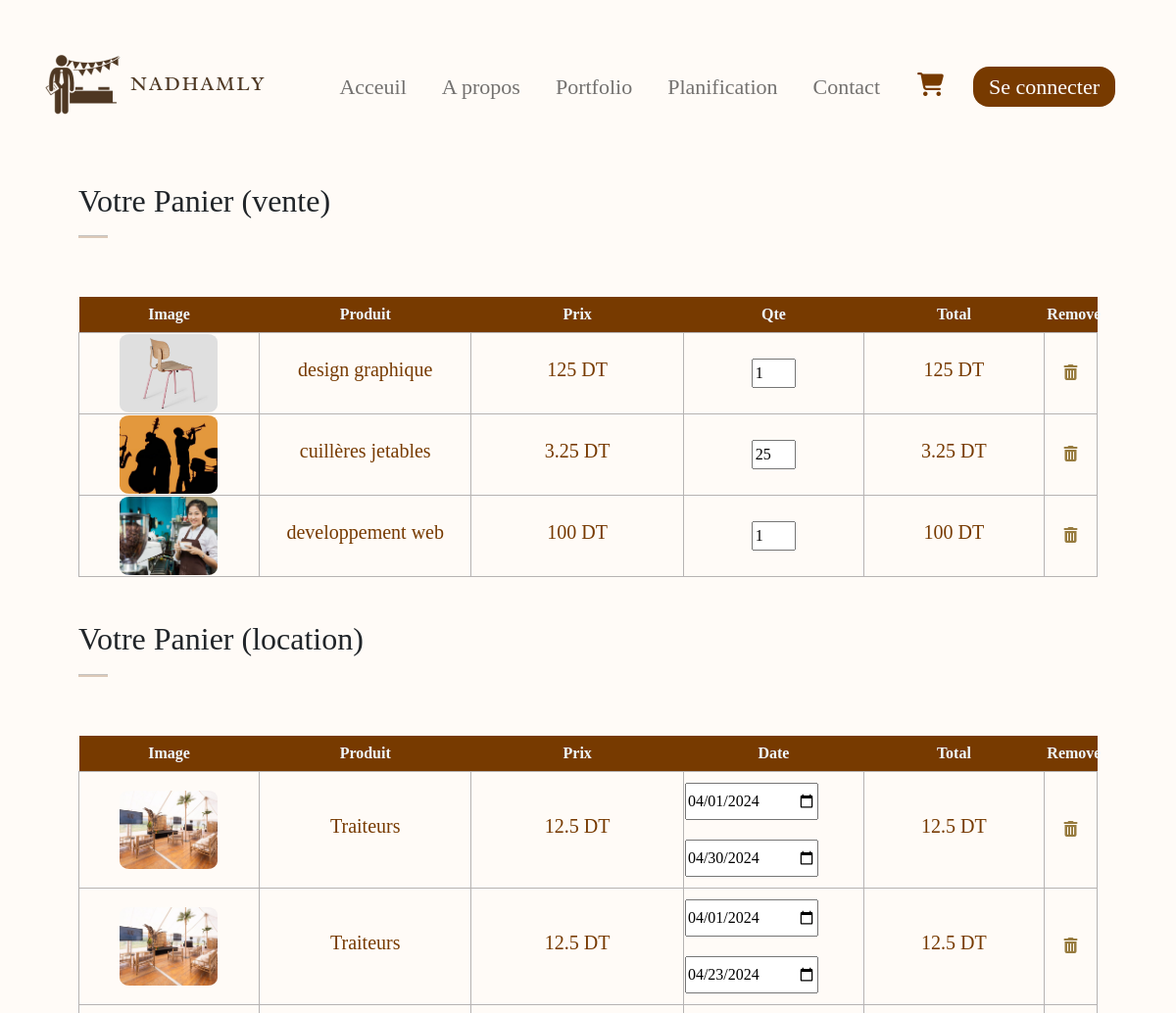
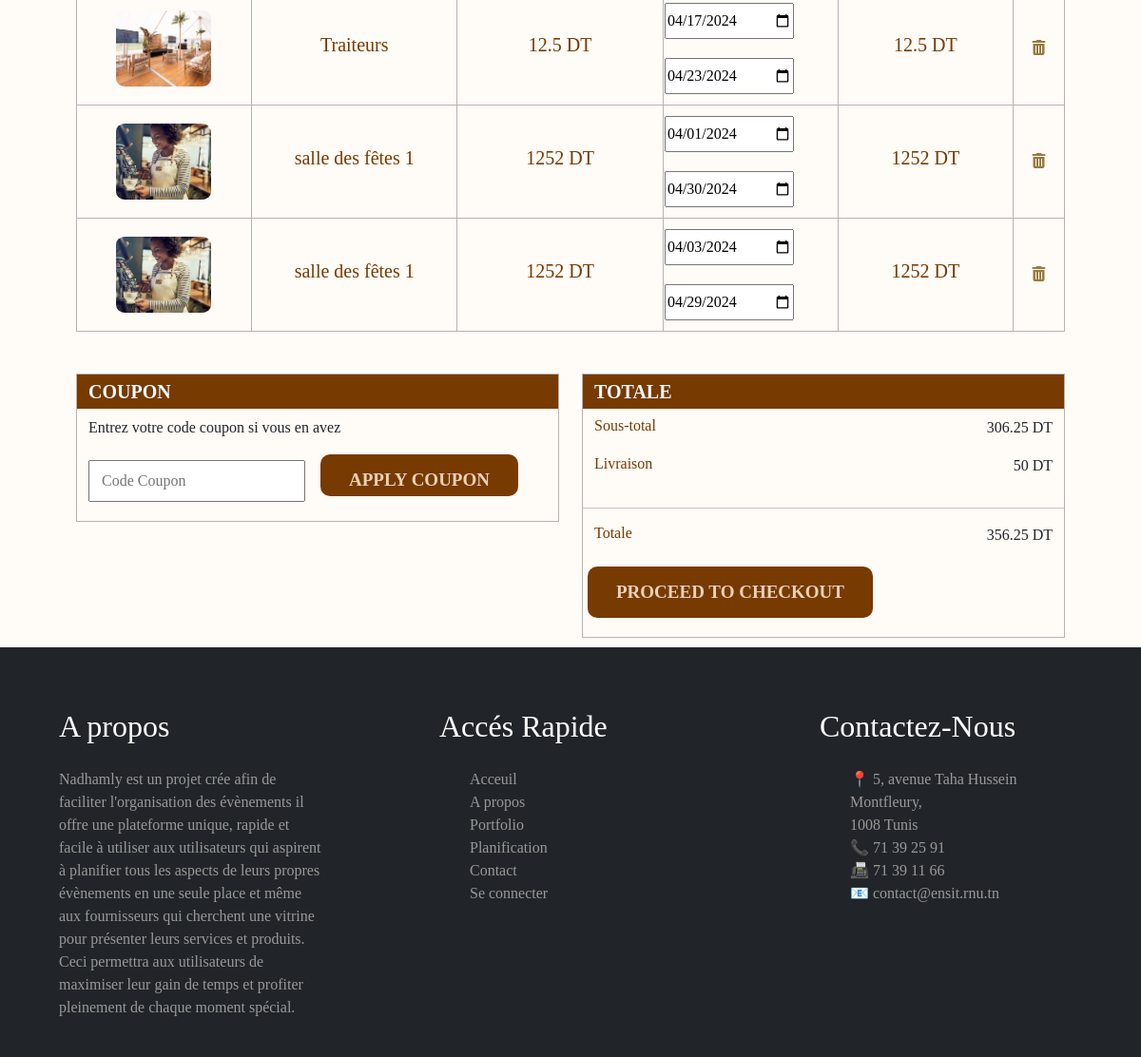
Screenshot of /panier_best.php with the database file from the repository (2 pictures, top to bottom).
### tables this page shows
CREATE TABLE `panier` (
  `id_panier` int(11) NOT NULL,
  `id_user` int(11) NOT NULL,
  `id_equipe` varchar(60) DEFAULT NULL,
  `id` varchar(15) DEFAULT NULL,
  `quantite` int(4) NOT NULL,
  `date_debut` date DEFAULT NULL,
  `date_fin` date DEFAULT NULL,
  `date_ajout` timestamp NOT NULL DEFAULT current_timestamp()
);

CREATE TABLE `articles` (
  `id` varchar(15) NOT NULL,
  `libelle` varchar(30) NOT NULL,
  `description` varchar(300) NOT NULL,
  `nombre` int(11) NOT NULL,
  `prix` float NOT NULL,
  `image1` varchar(100) DEFAULT 'image_default.png',
  `image2` varchar(100) DEFAULT 'image_default.png',
  `image3` varchar(100) DEFAULT 'image_default.png',
  `categorie` varchar(20) NOT NULL,
  `dispo` int(11) NOT NULL DEFAULT 1,
  `motif` varchar(9) NOT NULL,
  `id_frs` int(11) NOT NULL
);

### panier_best.php (the view, shortened to what this page needs)
<?php
$conn = mysqli_connect('localhost', 'root', '', 'event_app_planner') or die('Connexion à la base de donnée impossible!');
$userId = 19;
$articles = fetchArticles($conn, $userId);
function fetchArticles($conn, $userId)
{
    $query = "SELECT a.id, a.libelle, a.prix, a.image1, a.motif, p.quantite, p.date_debut, p.date_fin FROM articles a ";
    $query .= "JOIN panier p ON a.id = p.id ";
    $query .= "WHERE p.id_user = '$userId'";
    $result = mysqli_query($conn, $query);
    $articles = [];
    while ($row = mysqli_fetch_assoc($result)) {
        $articles[] = $row;
    }
    return $articles;
}
function calculateTotal($price, $quantity)
{
    return $price * $quantity;
}
$articlesLocation = [];
$articlesVente = [];
foreach ($articles as $article) {
    if ($article['motif'] === "Location") {
        $articlesLocation[] = $article;
    } else if ($article['motif'] === "Vente") {
        $articlesVente[] = $article;
    }
}
?>
<!DOCTYPE html>
<html lang="en">
<head>
    <link href="https://cdn.jsdelivr.net/npm/bootstrap@5.2.1/dist/css/bootstrap.min.css" rel="stylesheet">
    <link rel="stylesheet" href="https://pro.fontawesome.com/releases/v5.10.0/css/all.css">
    <link rel="stylesheet" href="css/index.css" type="text/css">
    <link rel="stylesheet" href="css/panier.css" type="text/css">
    <link rel="stylesheet" href="css/dropdown.css" type="text/css">
</head>
<body>
    <nav class="navbar navbar-expand-lg bg-transparent">
    <div class="container-fluid">
      <a class="navbar-brand" href="index.html"><img src="images/logo.png" alt="logo Nadhamly"></a>
      <div class="sidebar offcanvas offcanvas-start" tabindex="-1" id="offcanvasNavbar" aria-labelledby="offcanvasNavbarLabel">
        <div class="offcanvas-body">
          <ul class="navbar-nav justify-content-end align-items-center flex-grow-1 pe-3">
            <li class="nav-item">
              <a class="nav-link  fontradley bold" aria-current="page" href="index.php">Acceuil</a>
            </li>
            <li class="nav-item">
              <a class="nav-link  fontradley bold" href="Apropos.php">A propos</a>
            </li>
            <li class="nav-item">
              <a class="nav-link  fontradley bold" href="portfolio.php">Portfolio</a>
            </li>
            <li class="nav-item fontradley">
              <a class="nav-link  bold" href="planification.php">Planification</a>
            </li>
            <li class="nav-item">
              <a class="nav-link fontradley  bold" href="contact.php">Contact</a>
            </li>
            <li class="nav-item">
              <a href="panier.php" class="cart-link">
                <i class="fa-solid fa-cart-shopping icon-style"></i>
              </a>
            </li>
            <li class="nav-item">
              <?php if (isset($_SESSION["utilisateur"])) { ?>
                <div class="profile-dropdown">
                  <div onclick="toggle()" class="profile-img" id="image-container">
                    <?php if (!empty($pdp)) { ?>
                      <img src="<?php echo $pdp; ?>" style="border-radius: 50%; overflow: hidden; width: 55px; height: 55px; object-fit: cover;" id="profile-image">
                    <?php } else { ?>
                      <img src="images/defaultpdp.jpg" alt="Default Profile Picture" style="border-radius: 50%; overflow: hidden; width: 75px; height: 75px; object-fit: cover;" id="profile-image">
                    <?php } ?>
                  </div>
                  <ul class="profile-dropdown-list" style="list-style-type: none;padding:0;z-index:30;">
                    <li class="profile-dropdown-list-item">
                      <a href="profile.php">
                        <i class="fa-regular fa-user"></i>
                        <?php $username = $_SESSION["utilisateur"];
                        echo $username;
                        ?>
                      </a>
                    </li>
                    <li class="profile-dropdown-list-item">
                      <a href="#">
                        <i class="fa-regular fa-envelope"></i>
                        Inbox
                      </a>
                    </li>
                    <li class="profile-dropdown-list-item">
                      <a href="#">
                        <i class="fa-solid fa-chart-line"></i>
                        statistiques
                      </a>
                    </li>
                    <li class="profile-dropdown-list-item">
                      <a href="modifier-profile.php">
                        <i class="fa-solid fa-sliders"></i>
                        parametres
                      </a>
                    </li>
                    <li class="profile-dropdown-list-item">
                      <a href="#">
                        <i class="fa-regular fa-circle-question"></i>
                        Aide et contact
                      </a>
                    </li>
                    <li class="profile-dropdown-list-item">
                      <a href="#">
                        <i class="fa-solid fa-arrow-right-from-bracket"></i>
                        <?php if (isset($_SESSION["utilisateur"])) { ?>
                          <form method="post">
                            <button type="submit" name="logout" class="btn btn-link text-black fontradley button-reset">Déconnexion</button>
                          </form>
                        <?php } else { ?>
                          <a class="nav-link text-white px-3 py-1 rounded-4 fontradley navbtn" href="login.php">Se connecter</a>
                        <?php } ?>
                      </a>
                    </li>
                  </ul>
                </div>
              <?php } else { ?>
                <a class="nav-link text-white px-3 py-1 rounded-4 fontradley navbtn" href="login.php">Se connecter</a>
              <?php } ?>
            </li>
          </ul>
        </div>
      </div>
    </div>
  </nav>
    <section id="blog-home" class=" container">
        <h2 class="font-weight-bold">Votre Panier (vente) </h2>
        <hr>
    </section>
    <section id="cart-container" class="container my-4">
        <table width="100%">
            <thead>
                <tr>
                    <td>Image</td>
                    <td>Produit</td>
                    <td>Prix</td>
                    <td>Qte</td>
                    <td>Total</td>
                    <td>Remove</td>
                </tr>
            </thead>
            <tbody>
                <?php foreach ($articlesVente as $article) { ?>
                    <tr>
                        <td>
                            <img class="img-tab" src="<?php echo $article['image1']; ?>" width="70%" alt="placegolder">
                        </td>
                        <td>
                            <h5><?php echo $article['libelle']; ?></h5>
                        </td>
                        <td>
                            <h5><?php echo $article['prix']; ?> DT</h5>
                        </td>
                        <td>
                            <input class="w-25 pl-1 quantity" value="<?php echo $article['quantite']; ?>" type="number" min="1" data-price="<?php echo $article['prix']; ?>">
                        </td>
                        <td>
                            <h5 class="total"><?php echo calculateTotal($article['prix'], 1); ?> DT</h5>
                        </td>
                        <td>
                            <a href="#">
                                <i class="fas fa-trash-alt"></i>
                            </a>
                        </td>
                    </tr>
                <?php } ?>
            </tbody>
        </table>
    </section>
    <section id="blog-home" class=" container">
        <h2 class="font-weight-bold">Votre Panier (location) </h2>
        <hr>
    </section>
    <section id="cart-container" class="container my-4">
        <table width="100%">
            <thead>
                <tr>
                    <td>Image</td>
                    <td>Produit</td>
                    <td>Prix</td>
                    <td>Date</td>
                    <td>Total</td>
                    <td>Remove</td>
                </tr>
            </thead>
            <tbody>
                <?php foreach ($articlesLocation as $article) { ?>
                    <tr>
                        <td>
                            <img class="img-tab" src="<?php echo $article['image1']; ?>" width="70%" alt="placegolder">
                        </td>
                        <td>
                            <h5><?php echo $article['libelle']; ?></h5>
                        </td>
                        <td>
                            <h5><?php echo $article['prix']; ?> DT</h5>
                        </td>
                        <td>
                            <div class="d-flex flex-column">
                                <input class="w-75 pl-1 date-input custom-input" value="<?php echo $article['date_debut']; ?>" type="date" data-price="<?php echo $article['prix']; ?>" placeholder="Date début">
                                <input class="w-75 pl-1 date-input custom-input" value="<?php echo $article['date_fin']; ?>" type="date" data-price="<?php echo $article['prix']; ?>" placeholder="Date fin">
                            </div>
                        </td>
                        <td>
                            <h5 class="total"><?php echo calculateTotal($article['prix'], 1); ?> DT</h5>
                        </td>
                        <td>
                            <a href="#">
                                <i class="fas fa-trash-alt"></i>
                            </a>
                        </td>
                    </tr>
                <?php } ?>
            </tbody>
        </table>
    </section>
    <?php
    $initialSubtotal = 0;
    foreach ($articlesVente as $article) {
        $initialSubtotal += calculateTotal($article['prix'], $article['quantite']);
    }
    $initialTotal = $initialSubtotal + 50;
    ?>
    <section id="cart-bottom" class="container">
        <div class="row">
            <div class="coupon col-lg-6 col-md-6 col-12 mb-4">
                <div>
                    <h5>COUPON</h5>
                    <p>Entrez votre code coupon si vous en avez</p>
                    <input type="text" placeholder="Code Coupon">
                    <button>Apply coupon</button>
                </div>
            </div>
            <div class="total col-lg-6 col-md-6 col-12">
                <div>
                    <h5>TOTALE</h5>
                    <div class="d-flex justify-content-between">
                        <h6>Sous-total</h6>
                        <p id="subtotal"><?php echo $initialSubtotal; ?> DT</p>
                    </div>
                    <div class="d-flex justify-content-between">
                        <h6>Livraison</h6>
                        <p>50 DT</p>
                    </div>
                    <hr class="second-hr">
                    <div class="d-flex justify-content-between">
                        <h6>Totale</h6>
                        <p id="total"><?php echo $initialTotal; ?> DT</p>
                    </div>
                    <button class="ml-auto">Proceed to checkout</button>
                </div>
            </div>
        </div>
    </section>
    <footer class="bg-dark pt-5 pb-4">
        <div class="container-fluid">
            <div class="row  text-white">
                <div class="col-md-3 col-lg-3 col-sm-1 mx-auto mt-3">
                    <h2 style="font-family:'Times New Roman', Times, serif;font-weight: 500;">A propos</h2>
                </div>
                <div class="col-md-3 col-lg-3 col-sm-1 mx-auto mt-3">
                    <h2 style="font-family: 'Times New Roman', Times, serif;font-weight: 500;">Accés Rapide</h2>
                </div>
                <div class="col-md-3 col-lg-3 col-sm-1 mx-auto mt-3">
                    <h2 style="font-family: 'Times New Roman', Times, serif;font-weight: 500;">Contactez-Nous</h2>
                </div>
            </div>
            <div class="row greytext">
                <div class="col-md-3 col-lg-3 col-sm-1 mx-auto mt-3">
                    <p style="font-family:'Times New Roman', Times, serif;"> Nadhamly est un projet crée afin de faciliter l'organisation des évènements il offre une plateforme unique, rapide et facile à utiliser aux utilisateurs qui aspirent à planifier tous les aspects de leurs propres évènements en une seule place et même aux fournisseurs qui cherchent une vitrine pour présenter leurs services et produits. Ceci permettra aux utilisateurs de maximiser leur gain de temps et profiter pleinement de chaque moment spécial.
                    </p>
                </div>
                <div class="col-md-3 col-lg-3 col-sm-1 mx-auto mt-3">
                    <ul>
                        <li><a href="index.html">Acceuil</a></li>
                        <li><a href="#">A propos</a></li>
                        <li><a href="portfolio.html">Portfolio</a></li>
                        <li><a href="planification.html">Planification</a></li>
                        <li><a href="contact.html">Contact</a></li>
                        <li><a href="login.html">Se connecter</a></li>
                    </ul>
                </div>
                <div class="col-md-3 col-lg-3 col-sm-1 mx-auto mt-3">
                    <ul class="coordonnées">
                        <li align="left">&#128205; <a href="https://maps.app.goo.gl/zLKkJNBrgjAyrBT1A">5, avenue Taha Hussein Montfleury,<br /> 1008 Tunis</a></li>
                        <li align="left">&#128222; <a href="tel:216 71 39 25 91">71 39 25 91</a></li>
                        <li align="left">&#128224; <a href="tel:216 71 39 11 66"> 71 39 11 66</a></li>
                        <li align="left">&#128231; <a href="mailto:contact@ensit.rnu.tn">contact@ensit.rnu.tn</a></li>
                    </ul>
                </div>
            </div>
        </div>
    </footer>
</body>
</html>

### rows the page displays
panier: id.image1 (picture), id.libelle "design graphique", id.prix "125", quantite "1"
panier: id.image1 (picture), id.libelle "cuillères jetables", id.prix "3.25", quantite "25"
panier: id.image1 (picture), id.libelle "developpement web", id.prix "100", quantite "1"
panier: id.image1 (picture), id.libelle "Traiteurs", id.prix "12.5", date_debut "04/01/2024", date_fin "04/30/2024"
panier: id.image1 (picture), id.libelle "Traiteurs", id.prix "12.5", date_debut "04/01/2024", date_fin "04/23/2024"
panier: id.image1 (picture), id.libelle "Traiteurs", id.prix "12.5", date_debut "04/17/2024", date_fin "04/23/2024"
panier: id.image1 (picture), id.libelle "salle des fêtes 1", id.prix "1252", date_debut "04/01/2024", date_fin "04/30/2024"
panier: id.image1 (picture), id.libelle "salle des fêtes 1", id.prix "1252", date_debut "04/03/2024", date_fin "04/29/2024"

### other values shown
$initialSubtotal "306.25"
$initialTotal "356.25"
